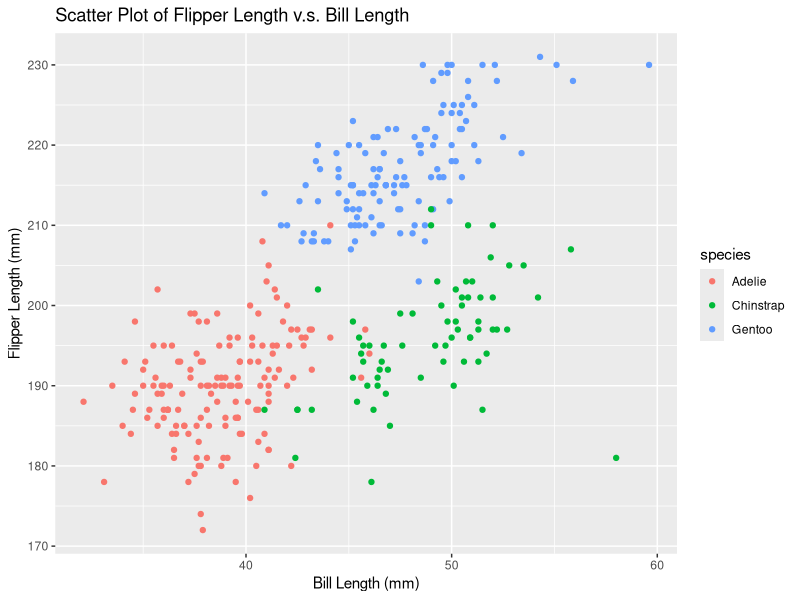
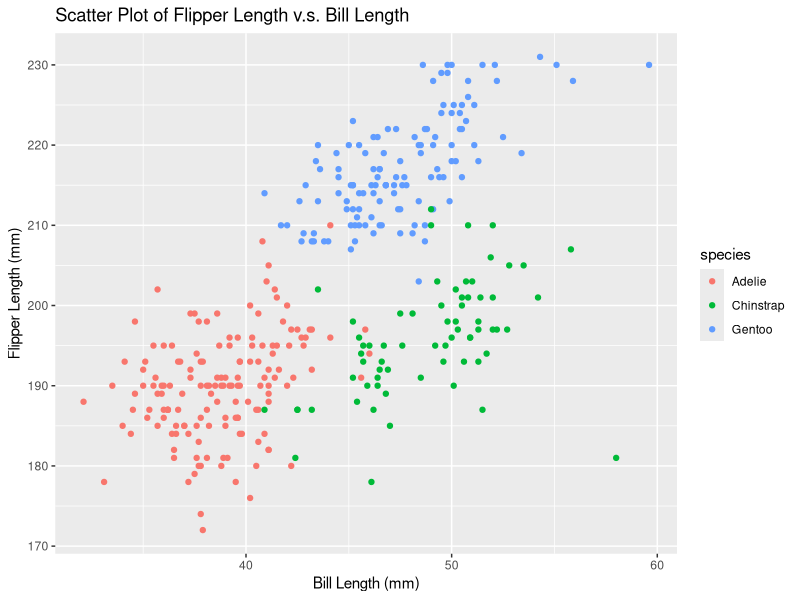

Write the R code that produced these figures, in order.
## ---- chunk 1
set.seed(1)
samp <- rnorm(10)
## ---- chunk 2
log_vec <- samp > 0
## ---- chunk 3
char_vec <- c("This", "is", "a", "data", "science", "class", "please", "bring", 
            "your", "computer")
## ---- chunk 4
factor_vec <- factor(c(1,1,2,3,3,2,3,1,3,2))
## ---- chunk 5
df <- data.frame(samp, log_vec, char_vec, factor_vec)
df
## ---- chunk 6
library(tidyverse)
## ---- chunk 7
# Mean of random sample
mean(dplyr::pull(df, 1))
# Mean of logical vector
mean(dplyr::pull(df, 2))
# Mean of char vector
mean(dplyr::pull(df, 3))
# Mean of factor vector
mean(dplyr::pull(df, 4))
## ---- chunk 8
as.numeric(log_vec)
as.numeric(char_vec)
as.numeric(factor_vec)
## ---- chunk 9
data("penguins", package = "palmerpenguins")
## ---- chunk 10
ggplot(penguins, aes(x = bill_length_mm, y = flipper_length_mm, color = species)) + geom_point() + xlab("Bill Length (mm)") + ylab("Flipper Length (mm)") + ggtitle("Scatter Plot of Flipper Length v.s. Bill Length")
ggsave("hw1_p2_scatter_plot.jpg")
